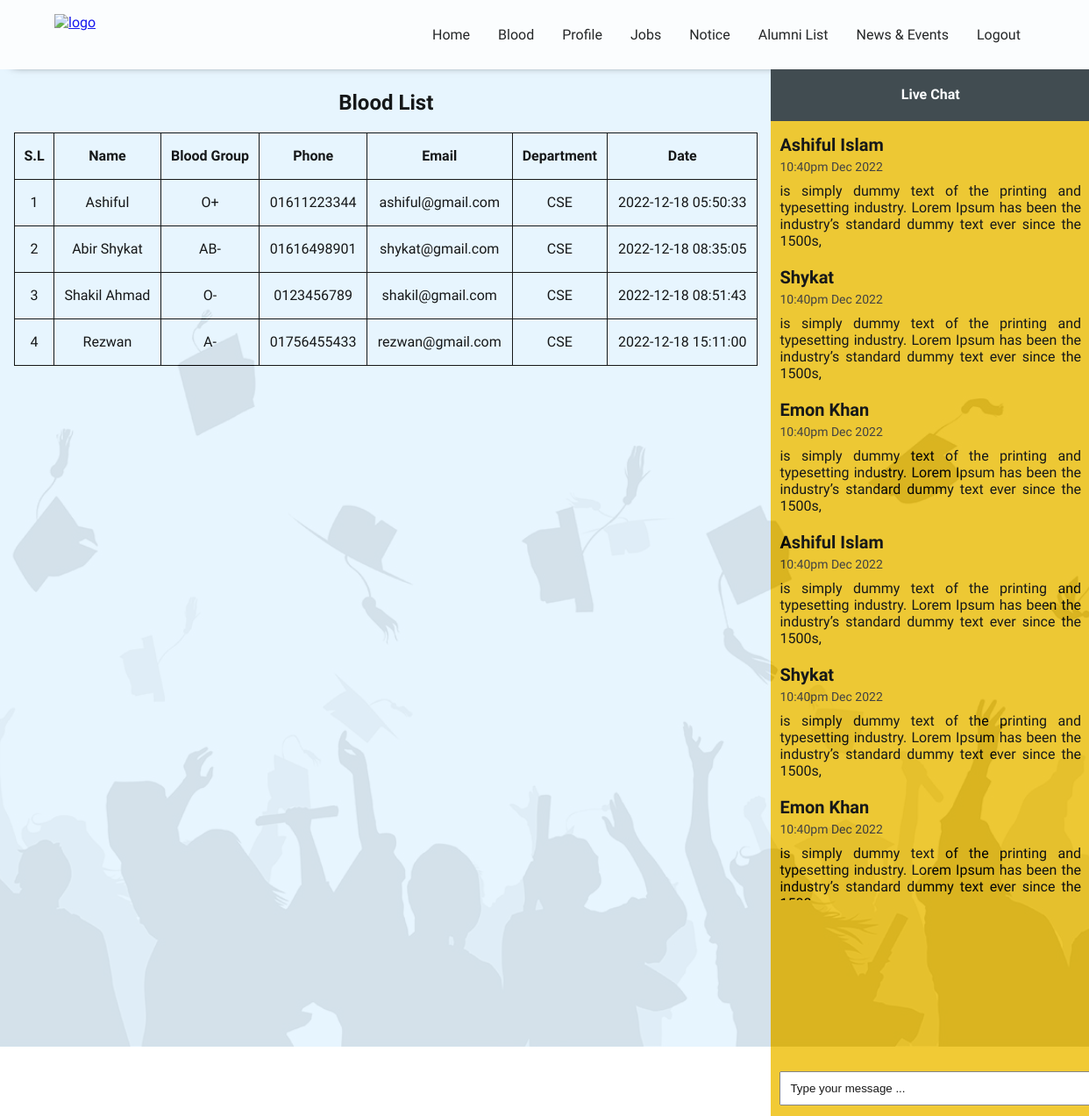
Page /blood.php (signed in) on the committed database.
### tables this page shows
CREATE TABLE `user` (
  `id` int(11) NOT NULL,
  `name` varchar(255) NOT NULL,
  `email` varchar(255) NOT NULL,
  `password` varchar(255) NOT NULL,
  `blood` varchar(100) NOT NULL,
  `create_at` timestamp NOT NULL DEFAULT current_timestamp(),
  `phone` varchar(20) NOT NULL
);

### blood.php (the view, shortened to what this page needs)
<?php
    include 'header.php';
    $result = mysqli_query($db,"SELECT * FROM user");
?>
    <div class="row">
        <div class="col-md-8">
            <div class="alumni_list_table">
                <h2 class="text-center">Blood List</h2>
                <?php
                    if (mysqli_num_rows($result) > 0) {
                ?>
                <table>
                    <tr>
                        <th>S.L</th>
                        <th>Name</th>
                        <th>Blood Group</th>
                        <th>Phone</th>
                        <th>Email</th>
                        <th>Department</th>
                        <th>Date</th>
                    </tr>
                    <?php
                        $i=0;
                        while($row = mysqli_fetch_array($result)) {
                    ?>
                        <tr>
                            <td><?php echo $i+1; ?></td>
                            <td><?php echo $row["name"]; ?></td>
                            <td><?php echo $row["blood"]; ?></td>
                            <td><?php echo $row["phone"]; ?></td>
                            <td><?php echo $row["email"]; ?></td>
                            <td>CSE</td>
                            <td><?php echo $row["create_at"]; ?></td>
                        </tr>
                    <?php
                        $i++;
                        }
                    ?>
                </table>
                <?php }
                    else {
                        echo "No result found";
                    }
                ?>
            </div>
        </div>
        <div class="col-md-4">
            <?php include 'messages.php';?>
        </div>
    </div>
<?php include 'footer.php';?>

### header.php (shortened to what this page needs)
<!DOCTYPE html>
<html lang="en">
<head>
    <link rel="stylesheet" href="assets/css/theme.css">
    <link rel="stylesheet" href="assets/css/dashboard.css">
</head>
<body>
<div class="main_body">
<?php include 'navbar.php';?>

### navbar.php
<div class="navbar_div">
    <div class="logo_li">
        <a href="index.php">
            <img src="https://alumni.ulab.edu.bd/sites/all/themes/sloth/logo.svg" alt="logo">
        </a>
    </div>
    <ul>
        <li><a href="index.php">Home</a></li>
        <li><a href="blood.php">Blood</a></li>
        <li><a href="my_profile.php">Profile</a></li>
        <li><a href="jobs.php">Jobs</a></li>
        <li><a href="notice.php">Notice</a></li>
        <li><a href="alumni_list.php">Alumni List</a></li>
        <li><a href="news.php">News & Events</a></li>
        <?php
            if(isset($_SESSION['login_user'])){
                echo " <li> <a href='logout.php'>Logout</a> </li> ";
            } else {
                echo " <li> <a href='login.php'>Sign In</a> </li> ";
            }
        ?>
    </ul>
</div>

### messages.php (shortened to what this page needs)
<div class="message_main_div">
    <div class="message_card_header">
        <h4>Live Chat</h4>
    </div>
    <div class="message_body">
        <div class="reply_message">
            <h4>Ashiful Islam</h4>
            <p class="message_time"> 10:40pm Dec 2022 </p>
            <p>
                is simply dummy text of the printing and typesetting industry. Lorem Ipsum has been the industry’s standard dummy text ever since the 1500s,
            </p>
        </div>
        <div class="reply_message">
            <h4>Shykat</h4>
            <p class="message_time"> 10:40pm Dec 2022 </p>
            <p>
                is simply dummy text of the printing and typesetting industry. Lorem Ipsum has been the industry’s standard dummy text ever since the 1500s,
            </p>
        </div>
        <div class="reply_message">
            <h4>Emon Khan</h4>
            <p class="message_time"> 10:40pm Dec 2022 </p>
            <p>
                is simply dummy text of the printing and typesetting industry. Lorem Ipsum has been the industry’s standard dummy text ever since the 1500s,
            </p>
        </div>
        <div class="reply_message">
            <h4>Ashiful Islam</h4>
            <p class="message_time"> 10:40pm Dec 2022 </p>
            <p>
                is simply dummy text of the printing and typesetting industry. Lorem Ipsum has been the industry’s standard dummy text ever since the 1500s,
            </p>
        </div>
        <div class="reply_message">
            <h4>Shykat</h4>
            <p class="message_time"> 10:40pm Dec 2022 </p>
            <p>
                is simply dummy text of the printing and typesetting industry. Lorem Ipsum has been the industry’s standard dummy text ever since the 1500s,
            </p>
        </div>
        <div class="reply_message">
            <h4>Emon Khan</h4>
            <p class="message_time"> 10:40pm Dec 2022 </p>
            <p>
                is simply dummy text of the printing and typesetting industry. Lorem Ipsum has been the industry’s standard dummy text ever since the 1500s,
            </p>
        </div>
    </div>
    <div class="type_message">
         <input type="text" name="messages" value="Type your message ...">
    </div>
</div>

### footer.php
    </div>
</body>
</html>

### assets/css/theme.css (style rules this page uses)
.row { width: 100%; height: auto; display: flex; padding-left: 16px; padding-right: 16px; }
.col-md-8 { width: 70%; height: auto; }
.col-md-4 { width: 30%; height: auto; padding: 0 15px; }
.text-center { text-align: center; }
table, th, td { padding: 10px; }

### assets/css/dashboard.css (style rules this page uses)
body { background-color: rgba(0,113,189, 0.15); font-family: 'Federo', sans-serif; background: url('../images//bg/1.jpg'); height: 100vh; width: 100%; display: block; background-size: cover; background-position: center center; background-repeat: no-repeat; overflow: hidden; position: relative; margin: 0; }
.main_body { opacity: 0.9; width: 100%; height: 100%; display: block; background: rgb(233 246 255); }
.navbar_div { margin: 0; padding: 0; overflow: hidden; background-color: #fff; padding: 0 5%; box-shadow: 0px 10px 10px -15px #111; }
.navbar_div ul { list-style-type: none; align-items: center; display: flex; justify-content: right; text-align: left; }
.logo_li { float: left; }
.logo_li a { padding: 16px 0 0px 0; position: absolute; }
.logo_li img { width: 140px; }
li a { display: block; color: #111; text-align: center; padding: 14px 16px; text-decoration: none; }

### messages.php (style rules this page uses)
.message_main_div { width: 100%; height: 100vh; display: block; background: #f0c51f; position: relative; }
.message_card_header { text-align: center; line-height: 1; background: #303a3f; position: absolute; top: 0; width: 100%; color: #fff; }
.message_body { position: absolute; top: 4rem; height: 74vh; display: block; overflow-y: scroll; }
.reply_message { display: block; padding: 10px; }
.reply_message h4 { margin: 0; margin-bottom: 5px; font-size: 20px; }
.reply_message p { margin: 0; text-align: justify; }
.message_time { font-size: 14px; color: #312f2f; padding-bottom: 10px; text-align: left; }
.type_message { width: 100%; background: #303a3f; padding: 10px; background: #f0c51f; position: fixed; bottom: 2px; }
.type_message input { padding: 10px; width: 400px; }

### blood.php (style rules this page uses)
.alumni_list_table { margin-top: 1.5rem; }
table { width: 100%; text-align: center; }
table tr { line-height: 2; }
table, th, td { border: 1px solid black; border-collapse: collapse; }

### rows in the picture
user: name "Ashiful", blood "O+", phone "01611223344", email "ashiful@gmail.com", create_at "2022-12-18 05:50:33"
user: name "Abir Shykat", blood "AB-", phone "01616498901", email "shykat@gmail.com", create_at "2022-12-18 08:35:05"
user: name "Shakil Ahmad", blood "O-", phone "0123456789", email "shakil@gmail.com", create_at "2022-12-18 08:51:43"
user: name "Rezwan", blood "A-", phone "01756455433", email "rezwan@gmail.com", create_at "2022-12-18 15:11:00"
